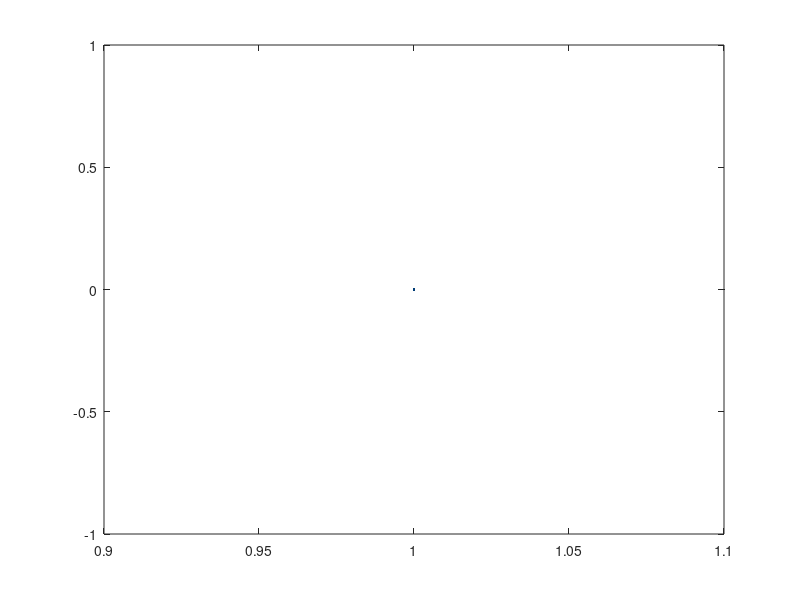

The MATLAB source for this figure: (Note: this script raises an error after producing the figure.)
function plot_buffer()
    global ts;
    buffer = 0; % 占掉名稱

    load("received_test.mat");

    figure;
    
    time_vector = (1:length(buffer));
    plot(time_vector, real(buffer), 'Color', '#003C76');
    hold on
    xline(sts_start, 'Color', '#393939','LineWidth', 1);

    for i = 1:length(frame_starts)
        xline(frame_starts(i), 'Color', '#939880','LineWidth', 1);
    end
    % xline(frame_starts, 'Color', '#939880','LineWidth', 1);
    xline(ofdm_start, 'Color', '#875B75','LineWidth', 1);
    % xline(sts_start + length(sig), 'Color', '#DAC1AE','LineWidth', 1);
    hold off
    %xlim([sec_beg sec_end]);
    xt = xticks;
    xticklabels(xt * ts*1e6);
    xlabel('Time (microseconds)');
    ylabel('Amplitude');
    title('Time-Domain received signal (real)');
    legend('received signal','sts\_start', 'lts\_start', 'ofdm\_start', 'frame\_end');
end

plot_buffer();
